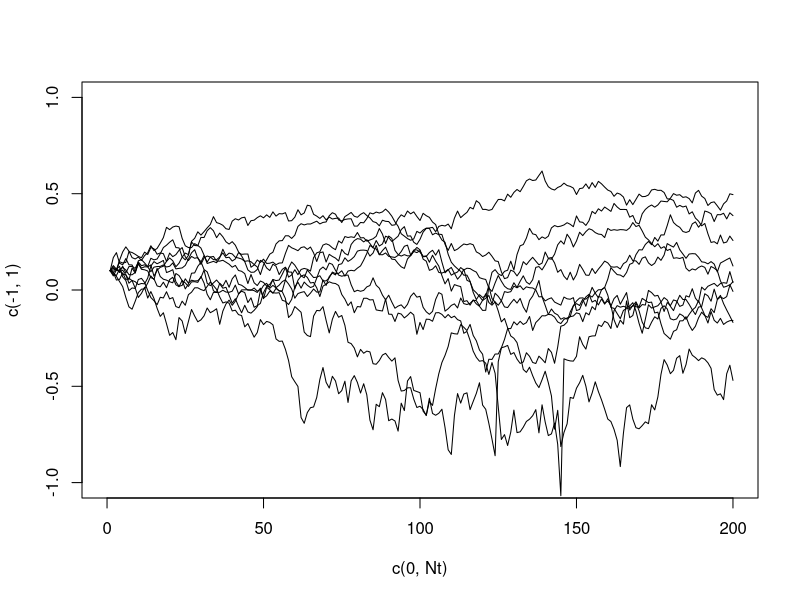

Recreate this plot in R.
# Modello 1: noise limitato
#
Nt = 200; dt = 0.1
Nsample = 10
#
lam=1; d=0.1; beta=0.1; a=0.2; p=0.3; c=0.3; b=0.1
nat = (beta*lam*c)/(beta*b+c*d)
mor = a
{
  R0=(lam*beta)/(d*a)
  Q0=c*(beta*lam-a*d)-a*beta*d
  #
  # Non c'è una risposta immunitaria:
  if (Q0<0) {
    if (R0>1) {
      sc = lam/d
      ic = (lam*beta - d*a)/a*beta
      ctl = 0
    }
    if (R0<1) {
      sc = lam/d
      ic = 0
      ctl = 0
    }
  }
  # C'è una risposta immunitaria:
  if (Q0>0) {
    sc = (lam*c)/(beta*b+c*d)
    ic = b/c
    ctl = (c*(beta*lam-a*d)-a*beta*d)/(p*(beta*b+c*d))
  }
}
epsilon = 1-p*ctl
p1 = (p*ctl)/(epsilon+p*ctl)
#
#
V = matrix(0,Nsample,Nt)
V[,1] = 0.1
#
sigma = 0.1
#
# Metodo di Eulero
for (t in (1:(Nt-1))) {
  V[,t+1] = V[,t] + dt*(nat-mor-p1)*V[,t] + 1/(1+V[,t])*sqrt(dt)*sigma*rnorm(Nsample)
}
plot(c(0,Nt),c(-1,1),type="n")
for (i in (1:Nsample)) {
  lines(V[i,])
}